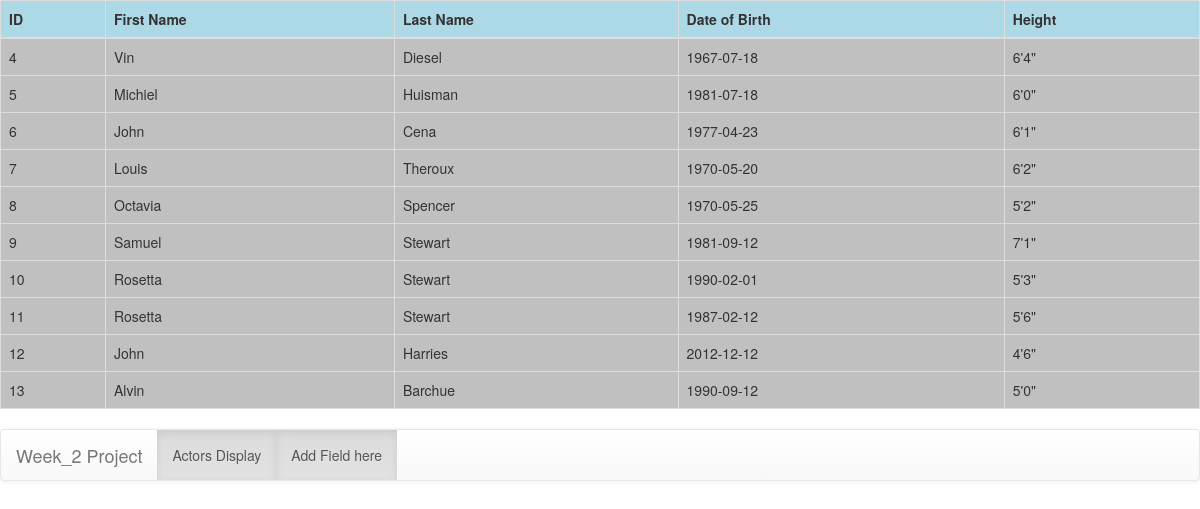
Screenshot of /week2/Wk2/view.php with the database file from the repository.
### tables this page shows
CREATE TABLE IF NOT EXISTS `actors` (
  `id` int(10) unsigned NOT NULL,
  `firstname` varchar(250) NOT NULL,
  `lastname` varchar(250) NOT NULL,
  `dob` varchar(25) NOT NULL,
  `height` varchar(100) NOT NULL
);

### week2/Wk2/crud.php (called while the page is built, shortened)
<?php
function viewAllFromActors() {
    $db = getDatabase();
    $stmt = $db->prepare("SELECT * FROM actors");
    $results = array();
    if ($stmt->execute() && $stmt->rowCount() > 0) {
        $results = $stmt->fetchAll(PDO::FETCH_ASSOC);
    }
    return $results;
}

### week2/Wk2/view.php (the view, shortened to what this page needs)
<!DOCTYPE html>
<html>
    <head>
        <link rel="stylesheet" href="https://maxcdn.bootstrapcdn.com/bootstrap/3.3.7/css/bootstrap.min.css">
        <link rel="stylesheet" href="https://maxcdn.bootstrapcdn.com/bootstrap/3.3.7/css/bootstrap-theme.min.css">
    </head>
    <body>
        <?php
        include './crud.php';
        $results = viewAllFromActors();
        ?>
        <table class="table table-bordered table-hover table-responsive">
            <thead>
                <tr bgcolor="#ADD8E6">
                    <th>ID</th>
                    <th>First Name</th>
                    <th>Last Name</th>
                    <th>Date of Birth</th>
                    <th>Height</th>
                </tr>
            </thead>
            <tbody>
            <?php foreach ($results as $row): ?>
                <tr bgcolor="#C0C0C0">
                    <td><?php echo $row['id']; ?></td>
                    <td><?php echo $row['firstname']; ?></td>
                    <td><?php echo $row['lastname']; ?></td>
                    <td><?php echo $row['dob']; ?></td>
                    <td><?php echo $row['height']; ?></td>
                </tr>
            <?php endforeach; ?>
            </tbody>
        </table>
  <nav class="navbar navbar-default">
            <div class="container-fluid">
                <div class="navbar-header">
                    <a class="navbar-brand" href="#">Week_2 Project</a>
                </div>
                <div class="collapse navbar-collapse" id="bs-example-navbar-collapse-1">
                    <ul class="nav navbar-nav">
                        <li class="active"><a href="view.php">Actors Display</a></li>
                        <li class="active"><a href="add.php">Add Field here</a></li>
                    </ul>
                </div>
            </div>
        </nav>
    </body>
</html>

### rows the page displays
actors: id "4", firstname "Vin", lastname "Diesel", dob "1967-07-18", height "6'4\""
actors: id "5", firstname "Michiel", lastname "Huisman", dob "1981-07-18", height "6'0\""
actors: id "6", firstname "John", lastname "Cena", dob "1977-04-23", height "6'1\""
actors: id "7", firstname "Louis", lastname "Theroux", dob "1970-05-20", height "6'2\""
actors: id "8", firstname "Octavia", lastname "Spencer", dob "1970-05-25", height "5'2\""
actors: id "9", firstname "Samuel", lastname "Stewart", dob "1981-09-12", height "7'1\""
actors: id "10", firstname "Rosetta", lastname "Stewart", dob "1990-02-01", height "5'3\""
actors: id "11", firstname "Rosetta", lastname "Stewart", dob "1987-02-12", height "5'6\""
actors: id "12", firstname "John", lastname "Harries", dob "2012-12-12", height "4'6\""
actors: id "13", firstname "Alvin", lastname "Barchue", dob "1990-09-12", height "5'0\""
